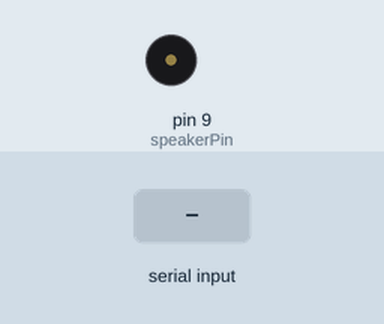
Bench run of a sketch on a simulated Arduino Uno, built with avr-gcc and run on an emulated ATmega328P. Parts: buzzer (waves = sounding). Inputs (shaded band) come from the test bench.

Above: at 1.2 s.
1.3 s: "90,45\n" received over Serial
At 1.6 s:
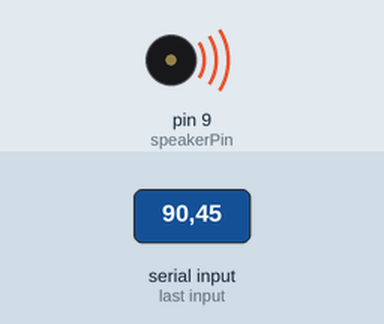
2.8 s: "M90\n" received over Serial
At 4.0 s:
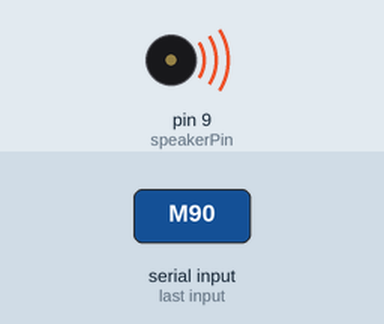
4.3 s: "M" received over Serial
At 5.1 s:
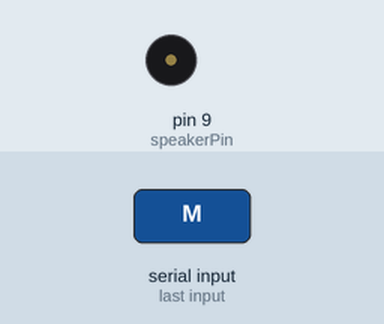
5.8 s: "30,150\n" received over Serial
At 6.2 s:
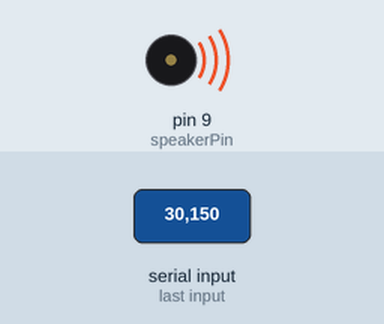
Timing chart, 0 to 8.3 s (numbered marks = the images above; inputs shaded):
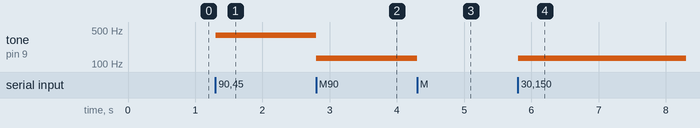

The sketch:

pluck.ino
```cpp
// Save this as dance_speed_receiver.ino

const int speakerPin = 9; // Pin connected to your piezo buzzer/speaker

// 8 notes spreading across multiple octaves (Lower speed = deeper notes, High speed = high pitches)
const int notes[] = {131, 165, 196, 262, 330, 392, 523, 659}; // C3, E3, G3, C4, E4, G4, C5, E5

void setup() {
  Serial.begin(9600);
  pinMode(speakerPin, OUTPUT);
}

void loop() {
  if (Serial.available() > 0) {
    char command = Serial.read();

    if (command >= '0' && command <= '7') {
      int noteIndex = command - '0';
      tone(speakerPin, notes[noteIndex]); // Play the speed-mapped note
    }
    else if (command == 'M') {
      noTone(speakerPin); // Mute when dancing stops
    }
  }
}
```

Measured:
- after the input at 1.3 s, tone on pin 9 (speakerPin): silent → 392 Hz at once
- after the input at 2.8 s, tone on pin 9 (speakerPin): 392 Hz → 131 Hz at once
- after the input at 4.3 s, tone on pin 9 (speakerPin): 131 Hz → silent at once
- after the input at 5.8 s, tone on pin 9 (speakerPin): silent → 131 Hz at once
